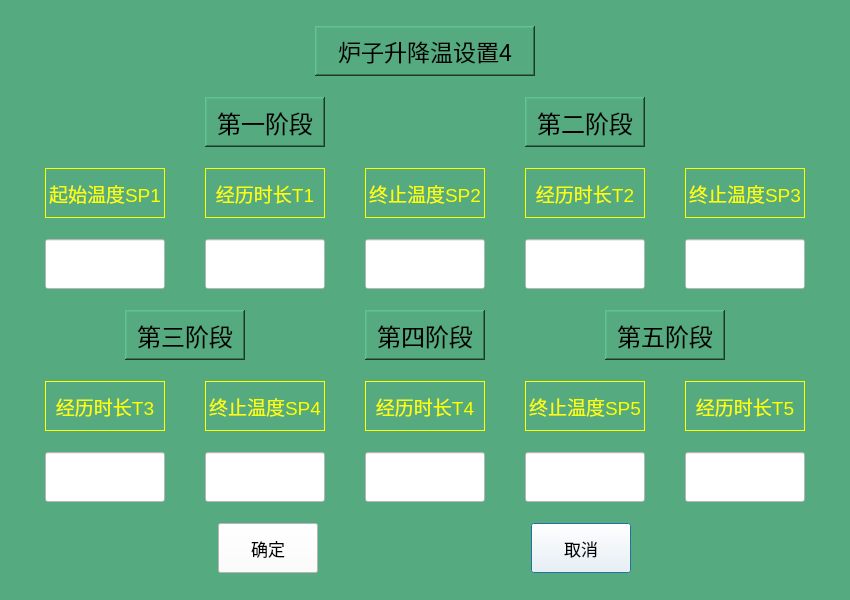
<?xml version="1.0" encoding="UTF-8"?>
<ui version="4.0">
 <class>Stove4_Temperature_Set</class>
 <widget class="QDialog" name="Stove4_Temperature_Set">
  <property name="geometry">
   <rect>
    <x>0</x>
    <y>0</y>
    <width>850</width>
    <height>600</height>
   </rect>
  </property>
  <property name="maximumSize">
   <size>
    <width>850</width>
    <height>600</height>
   </size>
  </property>
  <property name="windowTitle">
   <string>Dialog</string>
  </property>
  <property name="styleSheet">
   <string notr="true">background-color: rgb(85, 170, 127);</string>
  </property>
  <layout class="QVBoxLayout" name="verticalLayout">
   <item>
    <layout class="QHBoxLayout" name="horizontalLayout">
     <item>
      <spacer name="horizontalSpacer">
       <property name="orientation">
        <enum>Qt::Horizontal</enum>
       </property>
       <property name="sizeType">
        <enum>QSizePolicy::Fixed</enum>
       </property>
       <property name="sizeHint" stdset="0">
        <size>
         <width>40</width>
         <height>50</height>
        </size>
       </property>
      </spacer>
     </item>
     <item>
      <widget class="QLabel" name="label_17">
       <property name="maximumSize">
        <size>
         <width>220</width>
         <height>50</height>
        </size>
       </property>
       <property name="font">
        <font>
         <pointsize>17</pointsize>
        </font>
       </property>
       <property name="frameShape">
        <enum>QFrame::WinPanel</enum>
       </property>
       <property name="frameShadow">
        <enum>QFrame::Raised</enum>
       </property>
       <property name="text">
        <string>炉子升降温设置4</string>
       </property>
       <property name="alignment">
        <set>Qt::AlignCenter</set>
       </property>
      </widget>
     </item>
     <item>
      <spacer name="horizontalSpacer_2">
       <property name="orientation">
        <enum>Qt::Horizontal</enum>
       </property>
       <property name="sizeType">
        <enum>QSizePolicy::Fixed</enum>
       </property>
       <property name="sizeHint" stdset="0">
        <size>
         <width>40</width>
         <height>50</height>
        </size>
       </property>
      </spacer>
     </item>
    </layout>
   </item>
   <item>
    <layout class="QHBoxLayout" name="horizontalLayout_2">
     <item>
      <widget class="QLabel" name="label">
       <property name="maximumSize">
        <size>
         <width>120</width>
         <height>50</height>
        </size>
       </property>
       <property name="font">
        <font>
         <pointsize>18</pointsize>
        </font>
       </property>
       <property name="frameShape">
        <enum>QFrame::WinPanel</enum>
       </property>
       <property name="frameShadow">
        <enum>QFrame::Raised</enum>
       </property>
       <property name="text">
        <string>第一阶段</string>
       </property>
       <property name="alignment">
        <set>Qt::AlignCenter</set>
       </property>
      </widget>
     </item>
     <item>
      <widget class="QLabel" name="label_5">
       <property name="maximumSize">
        <size>
         <width>120</width>
         <height>50</height>
        </size>
       </property>
       <property name="font">
        <font>
         <pointsize>18</pointsize>
        </font>
       </property>
       <property name="frameShape">
        <enum>QFrame::WinPanel</enum>
       </property>
       <property name="frameShadow">
        <enum>QFrame::Raised</enum>
       </property>
       <property name="text">
        <string>第二阶段</string>
       </property>
       <property name="alignment">
        <set>Qt::AlignCenter</set>
       </property>
      </widget>
     </item>
    </layout>
   </item>
   <item>
    <layout class="QHBoxLayout" name="horizontalLayout_3">
     <item>
      <widget class="QLabel" name="label_2">
       <property name="maximumSize">
        <size>
         <width>120</width>
         <height>50</height>
        </size>
       </property>
       <property name="font">
        <font>
         <pointsize>14</pointsize>
        </font>
       </property>
       <property name="styleSheet">
        <string notr="true">color: rgb(255, 255, 0);</string>
       </property>
       <property name="frameShape">
        <enum>QFrame::Box</enum>
       </property>
       <property name="frameShadow">
        <enum>QFrame::Plain</enum>
       </property>
       <property name="text">
        <string>起始温度SP1</string>
       </property>
       <property name="alignment">
        <set>Qt::AlignCenter</set>
       </property>
      </widget>
     </item>
     <item>
      <widget class="QLabel" name="label_3">
       <property name="maximumSize">
        <size>
         <width>120</width>
         <height>50</height>
        </size>
       </property>
       <property name="font">
        <font>
         <pointsize>14</pointsize>
        </font>
       </property>
       <property name="styleSheet">
        <string notr="true">color: rgb(255, 255, 0);</string>
       </property>
       <property name="frameShape">
        <enum>QFrame::Box</enum>
       </property>
       <property name="frameShadow">
        <enum>QFrame::Plain</enum>
       </property>
       <property name="text">
        <string>经历时长T1</string>
       </property>
       <property name="alignment">
        <set>Qt::AlignCenter</set>
       </property>
      </widget>
     </item>
     <item>
      <widget class="QLabel" name="label_4">
       <property name="maximumSize">
        <size>
         <width>120</width>
         <height>50</height>
        </size>
       </property>
       <property name="font">
        <font>
         <pointsize>14</pointsize>
        </font>
       </property>
       <property name="styleSheet">
        <string notr="true">color: rgb(255, 255, 0);</string>
       </property>
       <property name="frameShape">
        <enum>QFrame::Box</enum>
       </property>
       <property name="frameShadow">
        <enum>QFrame::Plain</enum>
       </property>
       <property name="text">
        <string>终止温度SP2</string>
       </property>
       <property name="alignment">
        <set>Qt::AlignCenter</set>
       </property>
      </widget>
     </item>
     <item>
      <widget class="QLabel" name="label_6">
       <property name="maximumSize">
        <size>
         <width>120</width>
         <height>50</height>
        </size>
       </property>
       <property name="font">
        <font>
         <pointsize>14</pointsize>
        </font>
       </property>
       <property name="styleSheet">
        <string notr="true">color: rgb(255, 255, 0);</string>
       </property>
       <property name="frameShape">
        <enum>QFrame::Box</enum>
       </property>
       <property name="frameShadow">
        <enum>QFrame::Plain</enum>
       </property>
       <property name="text">
        <string>经历时长T2</string>
       </property>
       <property name="alignment">
        <set>Qt::AlignCenter</set>
       </property>
      </widget>
     </item>
     <item>
      <widget class="QLabel" name="label_7">
       <property name="maximumSize">
        <size>
         <width>120</width>
         <height>50</height>
        </size>
       </property>
       <property name="font">
        <font>
         <pointsize>14</pointsize>
        </font>
       </property>
       <property name="styleSheet">
        <string notr="true">color: rgb(255, 255, 0);</string>
       </property>
       <property name="frameShape">
        <enum>QFrame::Box</enum>
       </property>
       <property name="frameShadow">
        <enum>QFrame::Plain</enum>
       </property>
       <property name="text">
        <string>终止温度SP3</string>
       </property>
       <property name="alignment">
        <set>Qt::AlignCenter</set>
       </property>
      </widget>
     </item>
    </layout>
   </item>
   <item>
    <layout class="QHBoxLayout" name="horizontalLayout_4">
     <item>
      <widget class="QLineEdit" name="input_Start_Temperature">
       <property name="maximumSize">
        <size>
         <width>120</width>
         <height>50</height>
        </size>
       </property>
       <property name="font">
        <font>
         <pointsize>14</pointsize>
        </font>
       </property>
       <property name="styleSheet">
        <string notr="true">background-color: rgb(255, 255, 255);</string>
       </property>
       <property name="alignment">
        <set>Qt::AlignCenter</set>
       </property>
      </widget>
     </item>
     <item>
      <widget class="QLineEdit" name="input_Time1">
       <property name="maximumSize">
        <size>
         <width>120</width>
         <height>50</height>
        </size>
       </property>
       <property name="font">
        <font>
         <pointsize>14</pointsize>
        </font>
       </property>
       <property name="styleSheet">
        <string notr="true">background-color: rgb(255, 255, 255);</string>
       </property>
       <property name="alignment">
        <set>Qt::AlignCenter</set>
       </property>
      </widget>
     </item>
     <item>
      <widget class="QLineEdit" name="input_Terminal_Temperature1">
       <property name="maximumSize">
        <size>
         <width>120</width>
         <height>50</height>
        </size>
       </property>
       <property name="font">
        <font>
         <pointsize>14</pointsize>
        </font>
       </property>
       <property name="styleSheet">
        <string notr="true">background-color: rgb(255, 255, 255);</string>
       </property>
       <property name="alignment">
        <set>Qt::AlignCenter</set>
       </property>
      </widget>
     </item>
     <item>
      <widget class="QLineEdit" name="input_Time2">
       <property name="maximumSize">
        <size>
         <width>120</width>
         <height>50</height>
        </size>
       </property>
       <property name="font">
        <font>
         <pointsize>14</pointsize>
        </font>
       </property>
       <property name="styleSheet">
        <string notr="true">background-color: rgb(255, 255, 255);</string>
       </property>
       <property name="alignment">
        <set>Qt::AlignCenter</set>
       </property>
      </widget>
     </item>
     <item>
      <widget class="QLineEdit" name="input_Terminal_Temperature2">
       <property name="maximumSize">
        <size>
         <width>120</width>
         <height>50</height>
        </size>
       </property>
       <property name="font">
        <font>
         <pointsize>14</pointsize>
        </font>
       </property>
       <property name="styleSheet">
        <string notr="true">background-color: rgb(255, 255, 255);</string>
       </property>
       <property name="alignment">
        <set>Qt::AlignCenter</set>
       </property>
      </widget>
     </item>
    </layout>
   </item>
   <item>
    <layout class="QHBoxLayout" name="horizontalLayout_5">
     <item>
      <widget class="QLabel" name="label_8">
       <property name="maximumSize">
        <size>
         <width>120</width>
         <height>50</height>
        </size>
       </property>
       <property name="font">
        <font>
         <pointsize>18</pointsize>
        </font>
       </property>
       <property name="frameShape">
        <enum>QFrame::WinPanel</enum>
       </property>
       <property name="frameShadow">
        <enum>QFrame::Raised</enum>
       </property>
       <property name="text">
        <string>第三阶段</string>
       </property>
       <property name="alignment">
        <set>Qt::AlignCenter</set>
       </property>
      </widget>
     </item>
     <item>
      <widget class="QLabel" name="label_11">
       <property name="maximumSize">
        <size>
         <width>120</width>
         <height>50</height>
        </size>
       </property>
       <property name="font">
        <font>
         <pointsize>18</pointsize>
        </font>
       </property>
       <property name="frameShape">
        <enum>QFrame::WinPanel</enum>
       </property>
       <property name="frameShadow">
        <enum>QFrame::Raised</enum>
       </property>
       <property name="text">
        <string>第四阶段</string>
       </property>
       <property name="alignment">
        <set>Qt::AlignCenter</set>
       </property>
      </widget>
     </item>
     <item>
      <widget class="QLabel" name="label_14">
       <property name="maximumSize">
        <size>
         <width>120</width>
         <height>50</height>
        </size>
       </property>
       <property name="font">
        <font>
         <pointsize>18</pointsize>
        </font>
       </property>
       <property name="frameShape">
        <enum>QFrame::WinPanel</enum>
       </property>
       <property name="frameShadow">
        <enum>QFrame::Raised</enum>
       </property>
       <property name="text">
        <string>第五阶段</string>
       </property>
       <property name="alignment">
        <set>Qt::AlignCenter</set>
       </property>
      </widget>
     </item>
    </layout>
   </item>
   <item>
    <layout class="QHBoxLayout" name="horizontalLayout_6">
     <item>
      <widget class="QLabel" name="label_9">
       <property name="maximumSize">
        <size>
         <width>120</width>
         <height>50</height>
        </size>
       </property>
       <property name="font">
        <font>
         <pointsize>14</pointsize>
        </font>
       </property>
       <property name="styleSheet">
        <string notr="true">color: rgb(255, 255, 0);</string>
       </property>
       <property name="frameShape">
        <enum>QFrame::Box</enum>
       </property>
       <property name="frameShadow">
        <enum>QFrame::Plain</enum>
       </property>
       <property name="text">
        <string>经历时长T3</string>
       </property>
       <property name="alignment">
        <set>Qt::AlignCenter</set>
       </property>
      </widget>
     </item>
     <item>
      <widget class="QLabel" name="label_10">
       <property name="maximumSize">
        <size>
         <width>120</width>
         <height>50</height>
        </size>
       </property>
       <property name="font">
        <font>
         <pointsize>14</pointsize>
        </font>
       </property>
       <property name="styleSheet">
        <string notr="true">color: rgb(255, 255, 0);</string>
       </property>
       <property name="frameShape">
        <enum>QFrame::Box</enum>
       </property>
       <property name="frameShadow">
        <enum>QFrame::Plain</enum>
       </property>
       <property name="text">
        <string>终止温度SP4</string>
       </property>
       <property name="alignment">
        <set>Qt::AlignCenter</set>
       </property>
      </widget>
     </item>
     <item>
      <widget class="QLabel" name="label_12">
       <property name="maximumSize">
        <size>
         <width>120</width>
         <height>50</height>
        </size>
       </property>
       <property name="font">
        <font>
         <pointsize>14</pointsize>
        </font>
       </property>
       <property name="styleSheet">
        <string notr="true">color: rgb(255, 255, 0);</string>
       </property>
       <property name="frameShape">
        <enum>QFrame::Box</enum>
       </property>
       <property name="frameShadow">
        <enum>QFrame::Plain</enum>
       </property>
       <property name="text">
        <string>经历时长T4</string>
       </property>
       <property name="alignment">
        <set>Qt::AlignCenter</set>
       </property>
      </widget>
     </item>
     <item>
      <widget class="QLabel" name="label_13">
       <property name="maximumSize">
        <size>
         <width>120</width>
         <height>50</height>
        </size>
       </property>
       <property name="font">
        <font>
         <pointsize>14</pointsize>
        </font>
       </property>
       <property name="styleSheet">
        <string notr="true">color: rgb(255, 255, 0);</string>
       </property>
       <property name="frameShape">
        <enum>QFrame::Box</enum>
       </property>
       <property name="frameShadow">
        <enum>QFrame::Plain</enum>
       </property>
       <property name="text">
        <string>终止温度SP5</string>
       </property>
       <property name="alignment">
        <set>Qt::AlignCenter</set>
       </property>
      </widget>
     </item>
     <item>
      <widget class="QLabel" name="label_15">
       <property name="maximumSize">
        <size>
         <width>120</width>
         <height>50</height>
        </size>
       </property>
       <property name="font">
        <font>
         <pointsize>14</pointsize>
        </font>
       </property>
       <property name="styleSheet">
        <string notr="true">color: rgb(255, 255, 0);</string>
       </property>
       <property name="frameShape">
        <enum>QFrame::Box</enum>
       </property>
       <property name="frameShadow">
        <enum>QFrame::Plain</enum>
       </property>
       <property name="text">
        <string>经历时长T5</string>
       </property>
       <property name="alignment">
        <set>Qt::AlignCenter</set>
       </property>
      </widget>
     </item>
    </layout>
   </item>
   <item>
    <layout class="QHBoxLayout" name="horizontalLayout_7">
     <item>
      <widget class="QLineEdit" name="input_Time3">
       <property name="maximumSize">
        <size>
         <width>120</width>
         <height>50</height>
        </size>
       </property>
       <property name="font">
        <font>
         <pointsize>14</pointsize>
        </font>
       </property>
       <property name="styleSheet">
        <string notr="true">background-color: rgb(255, 255, 255);</string>
       </property>
       <property name="alignment">
        <set>Qt::AlignCenter</set>
       </property>
      </widget>
     </item>
     <item>
      <widget class="QLineEdit" name="input_Terminal_Temperature3">
       <property name="maximumSize">
        <size>
         <width>120</width>
         <height>50</height>
        </size>
       </property>
       <property name="font">
        <font>
         <pointsize>14</pointsize>
        </font>
       </property>
       <property name="styleSheet">
        <string notr="true">background-color: rgb(255, 255, 255);</string>
       </property>
       <property name="alignment">
        <set>Qt::AlignCenter</set>
       </property>
      </widget>
     </item>
     <item>
      <widget class="QLineEdit" name="input_Time4">
       <property name="maximumSize">
        <size>
         <width>120</width>
         <height>50</height>
        </size>
       </property>
       <property name="font">
        <font>
         <pointsize>14</pointsize>
        </font>
       </property>
       <property name="styleSheet">
        <string notr="true">background-color: rgb(255, 255, 255);</string>
       </property>
       <property name="alignment">
        <set>Qt::AlignCenter</set>
       </property>
      </widget>
     </item>
     <item>
      <widget class="QLineEdit" name="input_Terminal_Temperature4">
       <property name="maximumSize">
        <size>
         <width>120</width>
         <height>50</height>
        </size>
       </property>
       <property name="font">
        <font>
         <pointsize>14</pointsize>
        </font>
       </property>
       <property name="styleSheet">
        <string notr="true">background-color: rgb(255, 255, 255);</string>
       </property>
       <property name="alignment">
        <set>Qt::AlignCenter</set>
       </property>
      </widget>
     </item>
     <item>
      <widget class="QLineEdit" name="input_Time5">
       <property name="maximumSize">
        <size>
         <width>120</width>
         <height>50</height>
        </size>
       </property>
       <property name="font">
        <font>
         <pointsize>14</pointsize>
        </font>
       </property>
       <property name="styleSheet">
        <string notr="true">background-color: rgb(255, 255, 255);</string>
       </property>
       <property name="alignment">
        <set>Qt::AlignCenter</set>
       </property>
      </widget>
     </item>
    </layout>
   </item>
   <item>
    <layout class="QHBoxLayout" name="horizontalLayout_8">
     <item>
      <widget class="QPushButton" name="stove4_Temperature_Set_OkBtn">
       <property name="sizePolicy">
        <sizepolicy hsizetype="Minimum" vsizetype="Minimum">
         <horstretch>0</horstretch>
         <verstretch>0</verstretch>
        </sizepolicy>
       </property>
       <property name="maximumSize">
        <size>
         <width>100</width>
         <height>50</height>
        </size>
       </property>
       <property name="font">
        <font>
         <pointsize>13</pointsize>
        </font>
       </property>
       <property name="styleSheet">
        <string notr="true">background-color: rgb(255, 255, 255);</string>
       </property>
       <property name="text">
        <string>确定</string>
       </property>
       <property name="default">
        <bool>true</bool>
       </property>
      </widget>
     </item>
     <item>
      <widget class="QPushButton" name="stove4_Temperature_Set_QuitBtn">
       <property name="sizePolicy">
        <sizepolicy hsizetype="Minimum" vsizetype="Minimum">
         <horstretch>0</horstretch>
         <verstretch>0</verstretch>
        </sizepolicy>
       </property>
       <property name="maximumSize">
        <size>
         <width>100</width>
         <height>50</height>
        </size>
       </property>
       <property name="font">
        <font>
         <pointsize>13</pointsize>
        </font>
       </property>
       <property name="styleSheet">
        <string notr="true">background-color: rgb(255, 255, 255);</string>
       </property>
       <property name="text">
        <string>取消</string>
       </property>
       <property name="default">
        <bool>true</bool>
       </property>
      </widget>
     </item>
    </layout>
   </item>
  </layout>
 </widget>
 <resources/>
 <connections/>
</ui>
